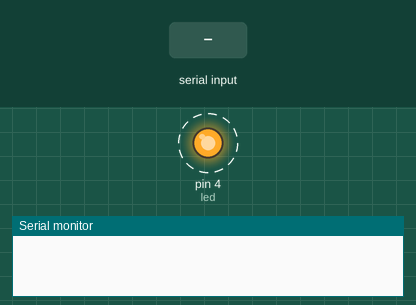
Recording of a sketch running on a simulated Arduino Mega 2560, built with avr-gcc and run on an emulated ATmega2560. Parts: output pins drawn as LEDs (lit = HIGH), the last lines printed to the serial monitor. Dashed ring = blinking. The inputs (shaded band) are chosen by the test bench. The modem accepts every AT command (registered, SIM ready, sends succeed) and sends nothing else.

Above: at 0.05 s.
At 5.6 s:
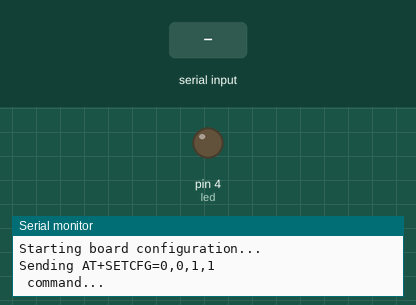
5.7 s: "1" received over the second serial link
Timing chart, 0 to 8.7 s (numbered marks = the images above; inputs shaded):
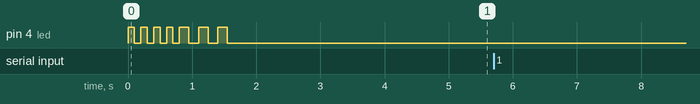

The sketch:

terminal_config.ino
```cpp
#define RXD2 16
#define TXD2 17

#define UWB_SERIAL Serial1

int led = 4;

void setup() {
  pinMode(led, OUTPUT);

  // blink four times
  for (int i=0; i<4; i++) {
    digitalWrite(led, HIGH);
    delay(100);
    digitalWrite(led, LOW);
    delay(100);
  }

  // Initialize USB Serial for debugging
  Serial.begin(115200);
  while (!Serial) {
    ; // Wait for USB serial port to connect
  }
  Serial.println("Starting board configuration...");

  // blink three times
  for (int i=0; i<3; i++) {
    digitalWrite(led, HIGH);
    delay(150);
    digitalWrite(led, LOW);
    delay(150);
  }

  // Initialize Serial2 with baud rate, data format, and pin assignments
  UWB_SERIAL.begin(115200, SERIAL_8N1, RXD2, TXD2);
  // 9600 is the baud rate, SERIAL_8N1 is the data format (8 data bits, no parity, 1 stop bit)
  // RXD2 and TXD2 are the defined GPIO pins for RX and TX respectively

  char *COMMANDS[] = {
    "AT+SETCFG=0,0,1,1\r\n",
    "AT+SAVE\r\n",
    "AT+GETCFG\r\n",
    "AT+TESTLED=1\r\n",
    "AT+TESTLED=0\r\n",
    NULL
  };

  delay(2000); // Give some time for everything to get ready

  char **cmd = COMMANDS;
  while (*cmd) {

      // Send configuration command
      Serial.print("Sending ");
      Serial.print(*cmd);
      Serial.println(" command...");
      UWB_SERIAL.print(*cmd);
      delay(1000);

      // Check for response
      if (UWB_SERIAL.available()) {
        String response = UWB_SERIAL.readString();
        Serial.println(response);
      }

      delay(3000);

      cmd++;
  }


  // blink four times
  for (int i=0; i<4; i++) {
    digitalWrite(led, HIGH);
    delay(150);
    digitalWrite(led, LOW);
    delay(150);
  }
}

void loop() {
  // Check for response
  if (UWB_SERIAL.available()) {
    String response = UWB_SERIAL.readString();
    Serial.println(response);
  }
}
```

Measured:
- by itself, pin 4 (led): alternates HIGH for 0.10 s and LOW for 0.10 s, 14 changes in all, then stays LOW
